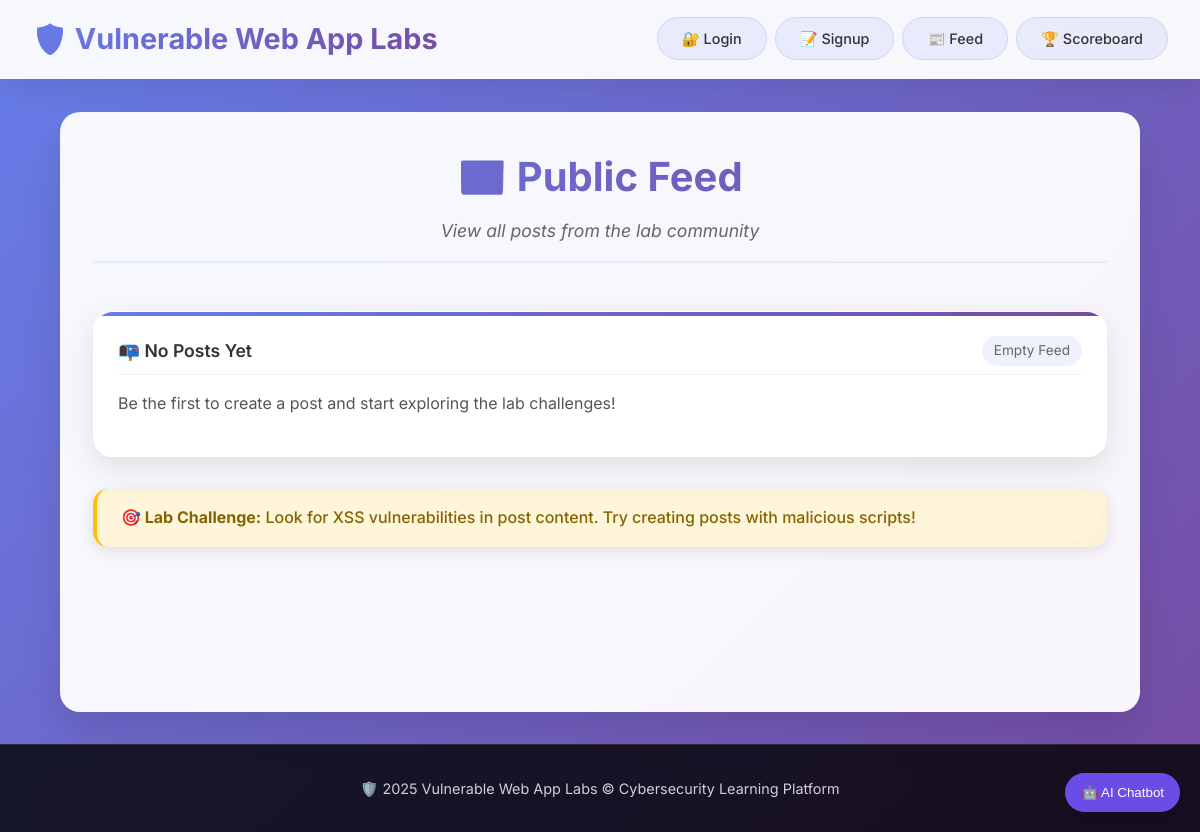
The page /feed on the database as committed earlier.
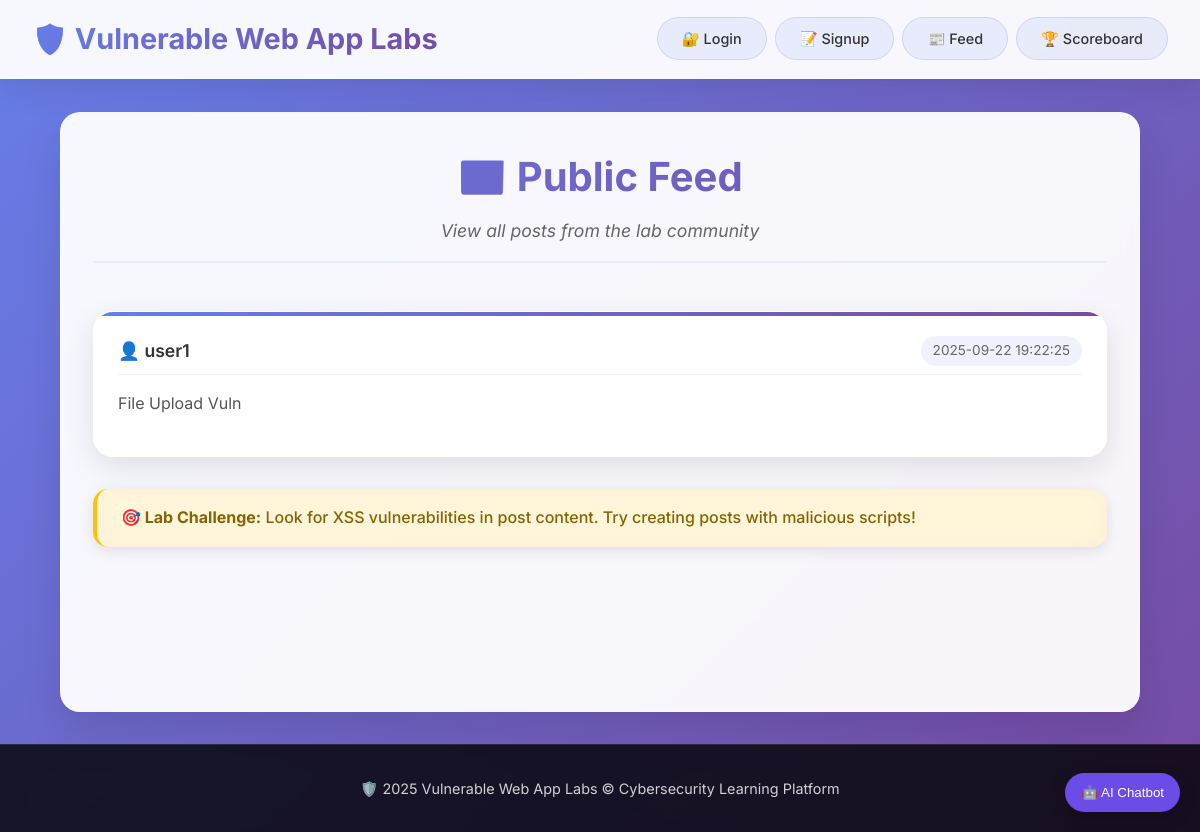
The same page on the database as committed later.
### tables this page shows
CREATE TABLE posts (
            id INTEGER PRIMARY KEY AUTOINCREMENT,
            user_id INTEGER NOT NULL,
            username TEXT NOT NULL,
            content TEXT NOT NULL,
            image TEXT
        , timestamp TEXT);

### flask_vulnerable_app.py (the view)
@app.route("/feed")
def feed():
    with get_db_connection() as conn:
        posts = conn.execute("SELECT username, content, image, timestamp FROM posts ORDER BY timestamp DESC").fetchall()
    return render_template("feed.html", posts=posts)

### flask_vulnerable_app.py (called while the page is built)
def get_db_connection():
    conn = sqlite3.connect(DB_NAME)
    conn.row_factory = sqlite3.Row
    return conn

### templates/feed.html (shortened to what this page needs)
{% extends "base.html" %}
{% block content %}
<div class="page-header">
    <h2>📰 Public Feed</h2>
    <p>View all posts from the lab community</p>
</div>
<div class="feed-container">
    {% for post in posts %}
        <div class="post">
            <div class="post-header">
                <strong>👤 {{ post['username'] }}</strong>
                <span class="timestamp">{{ post['timestamp'] }}</span>
            </div>
            <p class="post-caption">{{ post['content'] | safe }}</p>
        </div>
    {% endfor %}
    {% if not posts %}
        <div class="post">
            <div class="post-header">
                <strong>📭 No Posts Yet</strong>
                <span class="timestamp">Empty Feed</span>
            </div>
            <p class="post-caption">Be the first to create a post and start exploring the lab challenges!</p>
        </div>
    {% endif %}
</div>
<div class="alert alert-warning">
    <strong>🎯 Lab Challenge:</strong> Look for XSS vulnerabilities in post content. Try creating posts with malicious scripts!
</div>
{% endblock %}

### templates/base.html (shortened to what this page needs)
<!DOCTYPE html>
<html lang="en">
<head>
    <link rel="stylesheet" href="/static/style.css">
</head>
<body>
<header>
    <h2>🛡️ Vulnerable Web App Labs</h2>
    <ul class="nav-links">
        {% if 'user_id' in session %}
            <li><a href="/dashboard">🏠 Dashboard</a></li>
            <li><a href="/scoreboard">🏆 Scoreboard</a></li>
            <li><a href="/profile">👤 Profile</a></li>
            <li><a href="/gallery">🖼️ Gallery</a></li>
            <li><a href="/feed">📰 Feed</a></li>
            <li><a href="/create-post">✍️ Create Post</a></li>
            <li><a href="/logout">🚪 Logout</a></li>
        {% else %}
            <li><a href="/login">🔐 Login</a></li>
            <li><a href="/signup">📝 Signup</a></li>
            <li><a href="/feed">📰 Feed</a></li>
            <li><a href="/scoreboard">🏆 Scoreboard</a></li>
        {% endif %}
    </ul>
</header>
<main>
    <div class="container">
        {% block content %}{% endblock %}
    </div>
    <button id="ai-chatbot-btn" style="position: fixed; right: 20px; bottom: 20px; z-index: 1000; padding: 12px 16px; border-radius: 999px; background: #6b4ce6; color: white; border: none; box-shadow: 0 6px 18px rgba(0,0,0,0.2); cursor: pointer;">
        🤖 AI Chatbot
    </button>
</main>
<footer>
    <p>🛡️ 2025 Vulnerable Web App Labs © Cybersecurity Learning Platform</p>
</footer>
</body>
</html>

### static/style.css (style rules this page uses)
* { margin: 0; padding: 0; box-sizing: border-box; }
body { font-family: 'Inter', 'Segoe UI', Tahoma, Geneva, Verdana, sans-serif; margin: 0; padding: 0; background: linear-gradient(135deg, #667eea 0%, #764ba2 100%); min-height: 100vh; overflow-x: hidden; color: #333; line-height: 1.6; }
main { flex: 1; }
header { background: rgba(255, 255, 255, 0.95); backdrop-filter: blur(10px); color: #333; padding: 1rem 2rem; display: flex; justify-content: space-between; align-items: center; position: fixed; top: 0; width: 100%; z-index: 1000; box-shadow: 0 8px 32px rgba(0, 0, 0, 0.1); border-bottom: 1px solid rgba(255, 255, 255, 0.2); }
header h2 { background: linear-gradient(135deg, #667eea, #764ba2); -webkit-background-clip: text; -webkit-text-fill-color: transparent; background-clip: text; font-size: 1.8rem; font-weight: 700; }
body { padding-top: 80px; }
.nav-links { list-style: none; padding: 0; display: flex; gap: 0.5rem; align-items: center; }
.nav-links li { margin: 0; }
.nav-links a { text-decoration: none; color: #333; padding: 0.75rem 1.5rem; border-radius: 25px; background: rgba(102, 126, 234, 0.1); transition: all 0.3s ease; font-size: 0.9rem; font-weight: 500; border: 1px solid rgba(102, 126, 234, 0.2); white-space: nowrap; }
.container { width: 90%; max-width: 1200px; margin: 2rem auto; padding: 2rem; background: rgba(255, 255, 255, 0.95); backdrop-filter: blur(10px); border-radius: 20px; box-shadow: 0 20px 40px rgba(0, 0, 0, 0.1); border: 1px solid rgba(255, 255, 255, 0.2); min-height: calc(100vh - 200px); }
.feed-container { display: grid; gap: 2rem; grid-template-columns: repeat(auto-fit, minmax(400px, 1fr)); padding: 1rem 0; }
.post, .gallery-item { background: rgba(255, 255, 255, 0.9); backdrop-filter: blur(10px); border-radius: 20px; padding: 1.5rem; box-shadow: 0 10px 30px rgba(0, 0, 0, 0.1); border: 1px solid rgba(255, 255, 255, 0.2); transition: all 0.3s ease; position: relative; overflow: hidden; }
.post::before, .gallery-item::before { content: ''; position: absolute; top: 0; left: 0; right: 0; height: 4px; background: linear-gradient(135deg, #667eea, #764ba2); }
.post-header { display: flex; justify-content: space-between; align-items: center; margin-bottom: 1rem; padding-bottom: 0.5rem; border-bottom: 1px solid rgba(102, 126, 234, 0.1); }
.post-header strong { color: #333; font-size: 1.1rem; font-weight: 600; }
.timestamp { color: #666; font-size: 0.85rem; background: rgba(102, 126, 234, 0.1); padding: 0.25rem 0.75rem; border-radius: 15px; }
.post-caption { color: #555; line-height: 1.6; margin: 1rem 0; font-size: 1rem; }
.page-header { text-align: center; margin-bottom: 2rem; padding-bottom: 1rem; border-bottom: 2px solid rgba(102, 126, 234, 0.1); }
.page-header h2 { background: linear-gradient(135deg, #667eea, #764ba2); -webkit-background-clip: text; -webkit-text-fill-color: transparent; background-clip: text; font-size: 2.5rem; font-weight: 700; margin-bottom: 0.5rem; }
.page-header p { color: #666; font-size: 1.1rem; font-style: italic; }
.alert { padding: 1rem 1.5rem; border-radius: 15px; margin: 1rem 0; font-weight: 500; border-left: 4px solid; backdrop-filter: blur(10px); box-shadow: 0 4px 15px rgba(0, 0, 0, 0.1); }
.alert-warning { background: rgba(255, 193, 7, 0.15); color: #856404; border-left-color: #ffc107; }
footer { background: rgba(0, 0, 0, 0.8); backdrop-filter: blur(10px); color: white; text-align: center; padding: 2rem; width: 100%; margin-top: auto; border-top: 1px solid rgba(255, 255, 255, 0.1); }
footer p { font-size: 0.9rem; opacity: 0.8; }

Rows that differ between the two databases and show on the page:
added posts: username "user1", timestamp "2025-09-22 19:22:25", content "File Upload Vuln"
Other text that changed with them:
text no longer shown: "📭 No Posts Yet Empty Feed Be the first to create a post and start exploring the lab challenges!"
